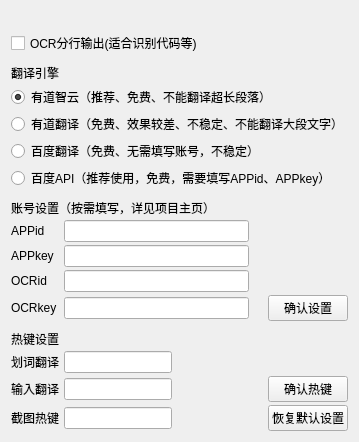
<?xml version="1.0" encoding="UTF-8"?>
<ui version="4.0">
 <class>Form2</class>
 <widget class="QWidget" name="Form2">
  <property name="geometry">
   <rect>
    <x>0</x>
    <y>0</y>
    <width>355</width>
    <height>422</height>
   </rect>
  </property>
  <property name="windowTitle">
   <string>设置</string>
  </property>
  <layout class="QVBoxLayout" name="verticalLayout_4">
   <item>
    <widget class="QLabel" name="label_5">
     <property name="text">
      <string/>
     </property>
     <property name="textFormat">
      <enum>Qt::RichText</enum>
     </property>
     <property name="openExternalLinks">
      <bool>true</bool>
     </property>
     <property name="textInteractionFlags">
      <set>Qt::LinksAccessibleByMouse|Qt::TextSelectableByMouse</set>
     </property>
    </widget>
   </item>
   <item>
    <widget class="QCheckBox" name="checkBox">
     <property name="text">
      <string>OCR分行输出(适合识别代码等)</string>
     </property>
    </widget>
   </item>
   <item>
    <spacer name="verticalSpacer_2">
     <property name="orientation">
      <enum>Qt::Vertical</enum>
     </property>
     <property name="sizeHint" stdset="0">
      <size>
       <width>20</width>
       <height>2</height>
      </size>
     </property>
    </spacer>
   </item>
   <item>
    <layout class="QVBoxLayout" name="verticalLayout_3">
     <property name="spacing">
      <number>3</number>
     </property>
     <property name="topMargin">
      <number>3</number>
     </property>
     <item>
      <widget class="QLabel" name="label_11">
       <property name="text">
        <string>翻译引擎</string>
       </property>
      </widget>
     </item>
     <item>
      <widget class="QRadioButton" name="radioButton_youdaozhiyun">
       <property name="text">
        <string>有道智云（推荐、免费、不能翻译超长段落）</string>
       </property>
       <property name="checked">
        <bool>true</bool>
       </property>
       <attribute name="buttonGroup">
        <string notr="true">buttonGroup</string>
       </attribute>
      </widget>
     </item>
     <item>
      <widget class="QRadioButton" name="radioButton_youdao">
       <property name="text">
        <string>有道翻译（免费、效果较差、不稳定、不能翻译大段文字）</string>
       </property>
       <property name="checked">
        <bool>false</bool>
       </property>
       <attribute name="buttonGroup">
        <string notr="true">buttonGroup</string>
       </attribute>
      </widget>
     </item>
     <item>
      <widget class="QRadioButton" name="radioButton_baiduReptile">
       <property name="text">
        <string>百度翻译（免费、无需填写账号，不稳定）</string>
       </property>
       <attribute name="buttonGroup">
        <string notr="true">buttonGroup</string>
       </attribute>
      </widget>
     </item>
     <item>
      <widget class="QRadioButton" name="radioButton_baidu">
       <property name="text">
        <string>百度API（推荐使用，免费，需要填写APPid、APPkey）</string>
       </property>
       <attribute name="buttonGroup">
        <string notr="true">buttonGroup</string>
       </attribute>
      </widget>
     </item>
    </layout>
   </item>
   <item>
    <layout class="QVBoxLayout" name="verticalLayout">
     <property name="spacing">
      <number>3</number>
     </property>
     <property name="topMargin">
      <number>3</number>
     </property>
     <item>
      <widget class="QLabel" name="label_10">
       <property name="text">
        <string>账号设置（按需填写，详见项目主页）</string>
       </property>
      </widget>
     </item>
     <item>
      <layout class="QHBoxLayout" name="horizontalLayout_7">
       <item>
        <widget class="QLabel" name="label_6">
         <property name="sizePolicy">
          <sizepolicy hsizetype="Preferred" vsizetype="Preferred">
           <horstretch>0</horstretch>
           <verstretch>0</verstretch>
          </sizepolicy>
         </property>
         <property name="minimumSize">
          <size>
           <width>50</width>
           <height>0</height>
          </size>
         </property>
         <property name="text">
          <string>APPid</string>
         </property>
        </widget>
       </item>
       <item>
        <widget class="QLineEdit" name="lineEdit">
         <property name="sizePolicy">
          <sizepolicy hsizetype="Fixed" vsizetype="Fixed">
           <horstretch>0</horstretch>
           <verstretch>0</verstretch>
          </sizepolicy>
         </property>
         <property name="minimumSize">
          <size>
           <width>185</width>
           <height>0</height>
          </size>
         </property>
        </widget>
       </item>
       <item>
        <spacer name="horizontalSpacer_4">
         <property name="orientation">
          <enum>Qt::Horizontal</enum>
         </property>
         <property name="sizeHint" stdset="0">
          <size>
           <width>40</width>
           <height>20</height>
          </size>
         </property>
        </spacer>
       </item>
      </layout>
     </item>
     <item>
      <layout class="QHBoxLayout" name="horizontalLayout_6">
       <item>
        <widget class="QLabel" name="label_7">
         <property name="minimumSize">
          <size>
           <width>50</width>
           <height>0</height>
          </size>
         </property>
         <property name="text">
          <string>APPkey</string>
         </property>
        </widget>
       </item>
       <item>
        <widget class="QLineEdit" name="lineEdit_2">
         <property name="sizePolicy">
          <sizepolicy hsizetype="Fixed" vsizetype="Fixed">
           <horstretch>0</horstretch>
           <verstretch>0</verstretch>
          </sizepolicy>
         </property>
         <property name="minimumSize">
          <size>
           <width>185</width>
           <height>0</height>
          </size>
         </property>
        </widget>
       </item>
       <item>
        <spacer name="horizontalSpacer_5">
         <property name="orientation">
          <enum>Qt::Horizontal</enum>
         </property>
         <property name="sizeHint" stdset="0">
          <size>
           <width>40</width>
           <height>20</height>
          </size>
         </property>
        </spacer>
       </item>
      </layout>
     </item>
     <item>
      <layout class="QHBoxLayout" name="horizontalLayout_5">
       <item>
        <widget class="QLabel" name="label_8">
         <property name="minimumSize">
          <size>
           <width>50</width>
           <height>0</height>
          </size>
         </property>
         <property name="text">
          <string>OCRid</string>
         </property>
        </widget>
       </item>
       <item>
        <widget class="QLineEdit" name="lineEdit_3">
         <property name="sizePolicy">
          <sizepolicy hsizetype="Fixed" vsizetype="Fixed">
           <horstretch>0</horstretch>
           <verstretch>0</verstretch>
          </sizepolicy>
         </property>
         <property name="minimumSize">
          <size>
           <width>185</width>
           <height>0</height>
          </size>
         </property>
        </widget>
       </item>
       <item>
        <spacer name="horizontalSpacer_6">
         <property name="orientation">
          <enum>Qt::Horizontal</enum>
         </property>
         <property name="sizeHint" stdset="0">
          <size>
           <width>40</width>
           <height>20</height>
          </size>
         </property>
        </spacer>
       </item>
      </layout>
     </item>
     <item>
      <layout class="QHBoxLayout" name="horizontalLayout_4">
       <item>
        <widget class="QLabel" name="label_9">
         <property name="sizePolicy">
          <sizepolicy hsizetype="Preferred" vsizetype="Preferred">
           <horstretch>0</horstretch>
           <verstretch>0</verstretch>
          </sizepolicy>
         </property>
         <property name="minimumSize">
          <size>
           <width>50</width>
           <height>0</height>
          </size>
         </property>
         <property name="text">
          <string>OCRkey</string>
         </property>
        </widget>
       </item>
       <item>
        <widget class="QLineEdit" name="lineEdit_4">
         <property name="sizePolicy">
          <sizepolicy hsizetype="Fixed" vsizetype="Fixed">
           <horstretch>0</horstretch>
           <verstretch>0</verstretch>
          </sizepolicy>
         </property>
         <property name="minimumSize">
          <size>
           <width>185</width>
           <height>0</height>
          </size>
         </property>
        </widget>
       </item>
       <item>
        <spacer name="horizontalSpacer_7">
         <property name="orientation">
          <enum>Qt::Horizontal</enum>
         </property>
         <property name="sizeHint" stdset="0">
          <size>
           <width>40</width>
           <height>20</height>
          </size>
         </property>
        </spacer>
       </item>
       <item>
        <widget class="QPushButton" name="pushButton_3">
         <property name="text">
          <string>确认设置</string>
         </property>
        </widget>
       </item>
      </layout>
     </item>
    </layout>
   </item>
   <item>
    <layout class="QVBoxLayout" name="verticalLayout_2">
     <property name="spacing">
      <number>3</number>
     </property>
     <property name="topMargin">
      <number>3</number>
     </property>
     <item>
      <widget class="QLabel" name="label">
       <property name="text">
        <string>热键设置</string>
       </property>
      </widget>
     </item>
     <item>
      <layout class="QHBoxLayout" name="horizontalLayout">
       <item>
        <widget class="QLabel" name="label_2">
         <property name="minimumSize">
          <size>
           <width>50</width>
           <height>0</height>
          </size>
         </property>
         <property name="text">
          <string>划词翻译</string>
         </property>
        </widget>
       </item>
       <item>
        <widget class="QLineEdit" name="lineEdit_select">
         <property name="sizePolicy">
          <sizepolicy hsizetype="Fixed" vsizetype="Fixed">
           <horstretch>0</horstretch>
           <verstretch>0</verstretch>
          </sizepolicy>
         </property>
        </widget>
       </item>
       <item>
        <spacer name="horizontalSpacer">
         <property name="orientation">
          <enum>Qt::Horizontal</enum>
         </property>
         <property name="sizeHint" stdset="0">
          <size>
           <width>40</width>
           <height>20</height>
          </size>
         </property>
        </spacer>
       </item>
      </layout>
     </item>
     <item>
      <layout class="QHBoxLayout" name="horizontalLayout_2">
       <item>
        <widget class="QLabel" name="label_3">
         <property name="minimumSize">
          <size>
           <width>50</width>
           <height>0</height>
          </size>
         </property>
         <property name="text">
          <string>输入翻译</string>
         </property>
        </widget>
       </item>
       <item>
        <widget class="QLineEdit" name="lineEdit_input">
         <property name="sizePolicy">
          <sizepolicy hsizetype="Fixed" vsizetype="Fixed">
           <horstretch>0</horstretch>
           <verstretch>0</verstretch>
          </sizepolicy>
         </property>
        </widget>
       </item>
       <item>
        <spacer name="horizontalSpacer_2">
         <property name="orientation">
          <enum>Qt::Horizontal</enum>
         </property>
         <property name="sizeHint" stdset="0">
          <size>
           <width>40</width>
           <height>20</height>
          </size>
         </property>
        </spacer>
       </item>
       <item>
        <widget class="QPushButton" name="pushButton">
         <property name="text">
          <string>确认热键</string>
         </property>
        </widget>
       </item>
      </layout>
     </item>
     <item>
      <layout class="QHBoxLayout" name="horizontalLayout_3">
       <item>
        <widget class="QLabel" name="label_4">
         <property name="minimumSize">
          <size>
           <width>50</width>
           <height>0</height>
          </size>
         </property>
         <property name="text">
          <string>截图热键</string>
         </property>
        </widget>
       </item>
       <item>
        <widget class="QLineEdit" name="lineEdit_screenshot">
         <property name="sizePolicy">
          <sizepolicy hsizetype="Fixed" vsizetype="Fixed">
           <horstretch>0</horstretch>
           <verstretch>0</verstretch>
          </sizepolicy>
         </property>
        </widget>
       </item>
       <item>
        <spacer name="horizontalSpacer_3">
         <property name="orientation">
          <enum>Qt::Horizontal</enum>
         </property>
         <property name="sizeHint" stdset="0">
          <size>
           <width>40</width>
           <height>20</height>
          </size>
         </property>
        </spacer>
       </item>
       <item>
        <widget class="QPushButton" name="pushButton_2">
         <property name="text">
          <string>恢复默认设置</string>
         </property>
        </widget>
       </item>
      </layout>
     </item>
    </layout>
   </item>
  </layout>
 </widget>
 <resources/>
 <connections/>
 <buttongroups>
  <buttongroup name="buttonGroup"/>
 </buttongroups>
</ui>
